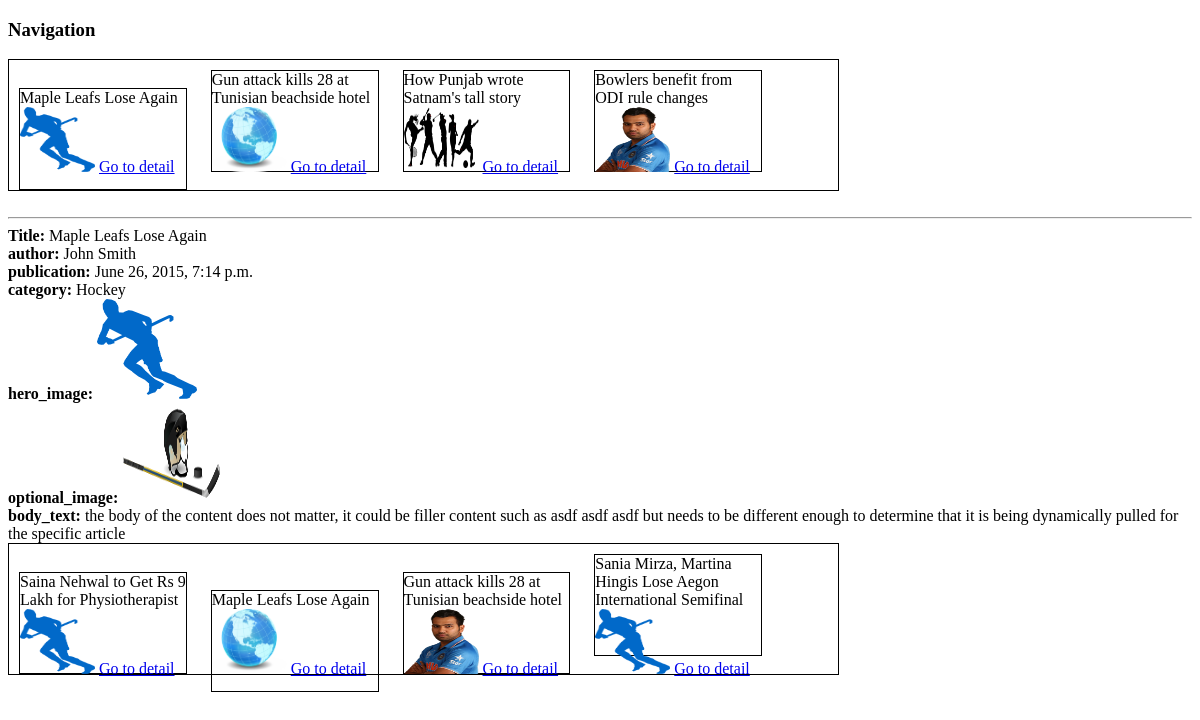
/article/details/1/, run on the app's committed database.
### apps/art/models.py (models this page shows)
class Article(models.Model):
    title = models.CharField(max_length=100)
    author = models.CharField(max_length=100)
    publication = models.DateTimeField(auto_now_add = True)
    category = models.CharField(max_length=100)
    hero_image = models.CharField(max_length=100)
    optional_image = models.CharField(max_length=100)
    body_text = models.TextField()

### apps/art/views.py (the view)
# urls.py: url(r'^article/details/(?P<article_id>\d+)/$', detail_page),
def detail_page(request, article_id):
    article = Article.objects.get(id=article_id)
    return render(request, 'article_detail_page.html', locals())

### apps/art/context_processors.py (called while the page is built)
def all_common_variables(request):
    articles = Article.objects.all()
    random_article = Article.objects.order_by('?')[0:4]
    return {
            'articles':articles,
            'random_article':random_article,
            }

### apps/art/templates/article_detail_page.html (shortened to what this page needs)
{% extends "base.html" %}
{% block content %}
	<b>Title: </b>{{article.title}}</br>
	<b>author: </b>{{article.author}}</br>
	<b>publication: </b>{{article.publication}}</br>
	<b>category: </b>{{article.category}}</br>
	<b>hero_image: </b><img src='{{article.hero_image}}' height=100px width=100px></br>
	<b>optional_image: </b><img src='{{article.optional_image}}' height=100px width=100px></br>
	<b>body_text: </b>{{article.body_text}}
{% endblock %}

### apps/art/templates/base.html (shortened to what this page needs)
<!DOCTYPE html>
<html lang="en">
  <head>
    <link href="/static/css/common.css" rel="stylesheet">
  </head>
  <body>
  <h3>Navigation</h3>
  <div class='navigation_bar'>
  	<div class="nav-1">
	  	{{articles.0.title}}</br>
	  	<img src='{{articles.0.hero_image}}' height=65px width=75px />
	  	<a href='/article/details/{{articles.0.id}}'>Go to detail </a>
  	</div>
  	<div class="nav-2">
	  	{{articles.1.title}}</br>
	  	<img src='{{articles.1.hero_image}}' height=65px width=75px />
	  	<a href='/article/details/{{articles.1.id}}'>Go to detail </a>
  	</div>
  	<div class="nav-3">
	  	{{articles.2.title}}</br>
	  	<img src='{{articles.2.hero_image}}' height=65px width=75px />
	  	<a href='/article/details/{{articles.2.id}}'>Go to detail </a>
  	</div>
  	<div class="nav-4">
	  	{{articles.3.title}}</br>
	  	<img src='{{articles.3.hero_image}}' height=65px width=75px />
	  	<a href='/article/details/{{articles.3.id}}'>Go to detail </a>
  	</div>
  </div>
  </br><hr>
	  {% block content %}
	  {% endblock %}
<div class='navigation_bar'>
  	<div class="nav-1">
	  	{{random_article.0.title}}</br>
	  	<img src='{{random_article.0.hero_image}}' height=65px width=75px />
	  	<a href='/article/details/{{random_article.0.id}}'>Go to detail </a>
  	</div>
  	<div class="nav-2">
	  	{{random_article.1.title}}</br>
	  	<img src='{{random_article.1.hero_image}}' height=65px width=75px />
	  	<a href='/article/details/{{random_article.1.id}}'>Go to detail </a>
  	</div>
  	<div class="nav-3">
	  	{{random_article.2.title}}</br>
	  	<img src='{{random_article.2.hero_image}}' height=65px width=75px />
	  	<a href='/article/details/{{random_article.2.id}}'>Go to detail </a>
  	</div>
  	<div class="nav-4">
	  	{{random_article.3.title}}</br>
	  	<img src='{{random_article.3.hero_image}}' height=65px width=75px />
	  	<a href='/article/details/{{random_article.3.id}}'>Go to detail </a>
  	</div>
  </div>
  </body>

### static/css/common.css (style rules this page uses)
.navigation_bar { height: 130px; width: 70%; border: 1px solid; }
.nav-1, .nav-2, .nav-3, .nav-4 { height: 100px; width: 20%; border: 1px solid; display: inline-block; margin:10px; cursor: pointer; }

### data on the page
Article: title "Maple Leafs Lose Again", hero_image (picture), author "John Smith", publication "June 26, 2015, 7:14 p.m.", category "Hockey", optional_image (picture), body_text "the body of the content does not matter, it could be filler content such as asdf asdf asdf but needs to be different enough to determine that it is being dynamically pulled for the specific article"
Article: title "Gun attack kills 28 at Tunisian beachside hotel", hero_image (picture)
Article: title "How Punjab wrote Satnam's tall story", hero_image (picture)
Article: title "Bowlers benefit from ODI rule changes", hero_image (picture)
Article: title "Saina Nehwal to Get Rs 9 Lakh for Physiotherapist"
Article: title "Sania Mirza, Martina Hingis Lose Aegon International Semifinal"
